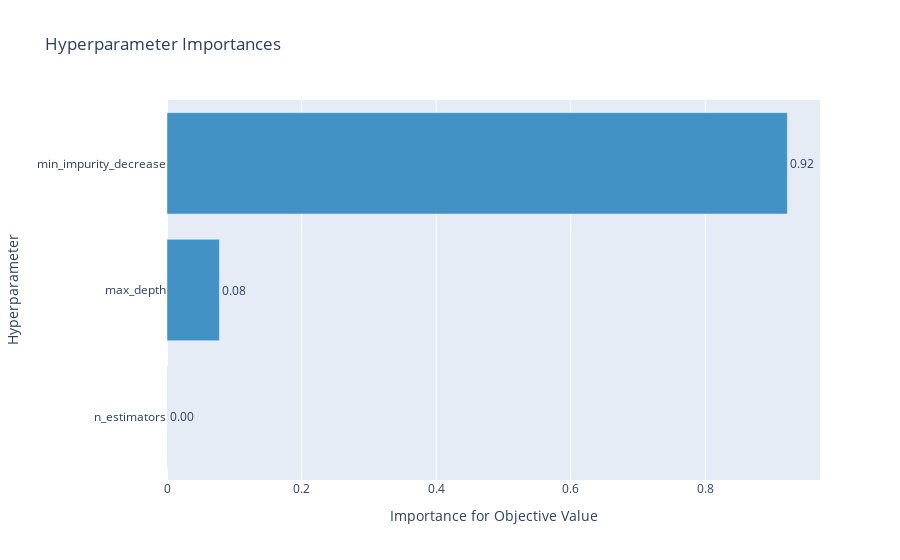

Notebook code for this chart:
### Markdown cell above
## Searching optimal hyperparameters for Random Forest

### Code cell
def objective_2(trial):
    min_impurity_decrease = trial.suggest_float("min_impurity_decrease", 0.0, 0.0005)
    n_estimators = trial.suggest_int("n_estimators", 10, 150)
    max_depth = trial.suggest_int("max_depth", 10, 150)
    trial_model = RandomForestClassifier(n_estimators=n_estimators, max_depth=max_depth, min_impurity_decrease=min_impurity_decrease)
    trial_model = trial_model.fit(train_x, train_y)
    trial_pred_y = trial_model.predict(test_x)
    trial_test_metric = f1_score(test_y, trial_pred_y)
    return trial_test_metric


study = optuna.create_study(direction='maximize')
study.optimize(objective_2, n_trials=25)
print(study.best_value, study.best_params)

fig = optuna.visualization.plot_param_importances(study)
fig.show()

### Figure 1 — Plotly figure (JSON) as saved in the notebook; plotly's stock layout.template omitted (floating-point values rounded to 4 significant figures)
{"data": [{"cliponaxis": false, "hovertemplate": ["n_estimators (IntUniformDistribution): 0.00025023679741706693<extra></extra>", "max_depth (IntUniformDistribution): 0.07782603889611965<extra></extra>", "min_impurity_decrease (UniformDistribution): 0.9219237243064634<extra></extra>"], "marker": {"color": "rgb(66,146,198)"}, "orientation": "h", "text": ["0.00025023679741706693", "0.07782603889611965", "0.9219237243064634"], "textposition": "outside", "texttemplate": "%{text:.2f}", "x": [0.0002502, 0.07783, 0.9219], "y": ["n_estimators", "max_depth", "min_impurity_decrease"], "type": "bar"}], "layout": {"showlegend": false, "title": {"text": "Hyperparameter Importances"}, "xaxis": {"title": {"text": "Importance for Objective Value"}}, "yaxis": {"title": {"text": "Hyperparameter"}}}}
